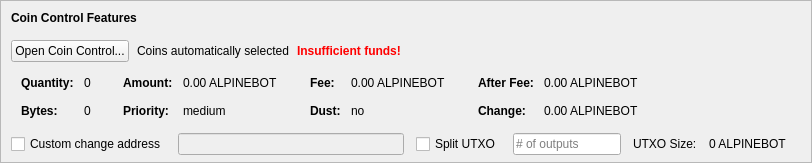
    <widget class="QFrame" name="frameCoinControl">
     <property name="sizePolicy">
      <sizepolicy hsizetype="Expanding" vsizetype="Expanding">
       <horstretch>0</horstretch>
       <verstretch>0</verstretch>
      </sizepolicy>
     </property>
     <property name="maximumSize">
      <size>
       <width>16777215</width>
       <height>16777215</height>
      </size>
     </property>
     <property name="frameShape">
      <enum>QFrame::StyledPanel</enum>
     </property>
     <property name="frameShadow">
      <enum>QFrame::Sunken</enum>
     </property>
     <layout class="QVBoxLayout" name="verticalLayoutCoinControl2">
      <property name="spacing">
       <number>0</number>
      </property>
      <property name="leftMargin">
       <number>0</number>
      </property>
      <property name="topMargin">
       <number>0</number>
      </property>
      <property name="rightMargin">
       <number>0</number>
      </property>
      <property name="bottomMargin">
       <number>6</number>
      </property>
      <item>
       <layout class="QVBoxLayout" name="verticalLayoutCoinControl" stretch="0,0,0,0,1">
        <property name="spacing">
         <number>0</number>
        </property>
        <property name="leftMargin">
         <number>10</number>
        </property>
        <property name="topMargin">
         <number>10</number>
        </property>
        <item>
         <layout class="QHBoxLayout" name="horizontalLayoutCoinControl1">
          <property name="bottomMargin">
           <number>15</number>
          </property>
          <item>
           <widget class="QLabel" name="labelCoinControlFeatures">
            <property name="sizePolicy">
             <sizepolicy hsizetype="Preferred" vsizetype="Maximum">
              <horstretch>0</horstretch>
              <verstretch>0</verstretch>
             </sizepolicy>
            </property>
            <property name="font">
             <font>
              <weight>75</weight>
              <bold>true</bold>
             </font>
            </property>
            <property name="styleSheet">
             <string notr="true">font-weight:bold;</string>
            </property>
            <property name="text">
             <string>Coin Control Features</string>
            </property>
           </widget>
          </item>
         </layout>
        </item>
        <item>
         <layout class="QHBoxLayout" name="horizontalLayoutCoinControl2" stretch="0,0,0,0">
          <property name="spacing">
           <number>8</number>
          </property>
          <property name="bottomMargin">
           <number>10</number>
          </property>
          <item>
           <widget class="QPushButton" name="pushButtonCoinControl">
            <property name="styleSheet">
             <string notr="true"/>
            </property>
            <property name="text">
             <string>Open Coin Control...</string>
            </property>
            <property name="autoDefault">
             <bool>false</bool>
            </property>
           </widget>
          </item>
          <item>
           <widget class="QLabel" name="labelCoinControlAutomaticallySelected">
            <property name="text">
             <string>Coins automatically selected</string>
            </property>
            <property name="margin">
             <number>5</number>
            </property>
           </widget>
          </item>
          <item>
           <widget class="QLabel" name="labelCoinControlInsuffFunds">
            <property name="font">
             <font>
              <weight>75</weight>
              <bold>true</bold>
             </font>
            </property>
            <property name="styleSheet">
             <string notr="true">color:red;font-weight:bold;</string>
            </property>
            <property name="text">
             <string>Insufficient funds!</string>
            </property>
            <property name="margin">
             <number>5</number>
            </property>
           </widget>
          </item>
          <item>
           <spacer name="horizontalSpacerCoinControl">
            <property name="orientation">
             <enum>Qt::Horizontal</enum>
            </property>
            <property name="sizeHint" stdset="0">
             <size>
              <width>40</width>
              <height>1</height>
             </size>
            </property>
           </spacer>
          </item>
         </layout>
        </item>
        <item>
         <widget class="QWidget" name="widgetCoinControl" native="true">
          <property name="sizePolicy">
           <sizepolicy hsizetype="Preferred" vsizetype="Preferred">
            <horstretch>0</horstretch>
            <verstretch>0</verstretch>
           </sizepolicy>
          </property>
          <property name="minimumSize">
           <size>
            <width>0</width>
            <height>0</height>
           </size>
          </property>
          <property name="styleSheet">
           <string notr="true"/>
          </property>
          <layout class="QHBoxLayout" name="horizontalLayoutCoinControl5">
           <property name="leftMargin">
            <number>0</number>
           </property>
           <property name="topMargin">
            <number>0</number>
           </property>
           <property name="rightMargin">
            <number>0</number>
           </property>
           <property name="bottomMargin">
            <number>0</number>
           </property>
           <item>
            <layout class="QHBoxLayout" name="horizontalLayoutCoinControl3" stretch="0,0,0,1">
             <property name="spacing">
              <number>20</number>
             </property>
             <property name="topMargin">
              <number>0</number>
             </property>
             <property name="bottomMargin">
              <number>10</number>
             </property>
             <item>
              <layout class="QFormLayout" name="formLayoutCoinControl1">
               <property name="horizontalSpacing">
                <number>10</number>
               </property>
               <property name="verticalSpacing">
                <number>14</number>
               </property>
               <property name="leftMargin">
                <number>10</number>
               </property>
               <property name="topMargin">
                <number>4</number>
               </property>
               <property name="rightMargin">
                <number>6</number>
               </property>
               <item row="0" column="0">
                <widget class="QLabel" name="labelCoinControlQuantityText">
                 <property name="font">
                  <font>
                   <weight>75</weight>
                   <bold>true</bold>
                  </font>
                 </property>
                 <property name="text">
                  <string>Quantity:</string>
                 </property>
                 <property name="margin">
                  <number>0</number>
                 </property>
                </widget>
               </item>
               <item row="0" column="1">
                <widget class="QLabel" name="labelCoinControlQuantity">
                 <property name="cursor">
                  <cursorShape>IBeamCursor</cursorShape>
                 </property>
                 <property name="contextMenuPolicy">
                  <enum>Qt::ActionsContextMenu</enum>
                 </property>
                 <property name="text">
                  <string notr="true">0</string>
                 </property>
                 <property name="margin">
                  <number>0</number>
                 </property>
                 <property name="textInteractionFlags">
                  <set>Qt::LinksAccessibleByMouse|Qt::TextSelectableByKeyboard|Qt::TextSelectableByMouse</set>
                 </property>
                </widget>
               </item>
               <item row="1" column="0">
                <widget class="QLabel" name="labelCoinControlBytesText">
                 <property name="font">
                  <font>
                   <weight>75</weight>
                   <bold>true</bold>
                  </font>
                 </property>
                 <property name="text">
                  <string>Bytes:</string>
                 </property>
                </widget>
               </item>
               <item row="1" column="1">
                <widget class="QLabel" name="labelCoinControlBytes">
                 <property name="cursor">
                  <cursorShape>IBeamCursor</cursorShape>
                 </property>
                 <property name="contextMenuPolicy">
                  <enum>Qt::ActionsContextMenu</enum>
                 </property>
                 <property name="text">
                  <string notr="true">0</string>
                 </property>
                 <property name="textInteractionFlags">
                  <set>Qt::LinksAccessibleByMouse|Qt::TextSelectableByKeyboard|Qt::TextSelectableByMouse</set>
                 </property>
                </widget>
               </item>
              </layout>
             </item>
             <item>
              <layout class="QFormLayout" name="formLayoutCoinControl2">
               <property name="horizontalSpacing">
                <number>10</number>
               </property>
               <property name="verticalSpacing">
                <number>14</number>
               </property>
               <property name="leftMargin">
                <number>6</number>
               </property>
               <property name="topMargin">
                <number>4</number>
               </property>
               <property name="rightMargin">
                <number>6</number>
               </property>
               <item row="0" column="0">
                <widget class="QLabel" name="labelCoinControlAmountText">
                 <property name="font">
                  <font>
                   <weight>75</weight>
                   <bold>true</bold>
                  </font>
                 </property>
                 <property name="text">
                  <string>Amount:</string>
                 </property>
                 <property name="margin">
                  <number>0</number>
                 </property>
                </widget>
               </item>
               <item row="0" column="1">
                <widget class="QLabel" name="labelCoinControlAmount">
                 <property name="cursor">
                  <cursorShape>IBeamCursor</cursorShape>
                 </property>
                 <property name="contextMenuPolicy">
                  <enum>Qt::ActionsContextMenu</enum>
                 </property>
                 <property name="text">
                  <string notr="true">0.00 ALPINEBOT</string>
                 </property>
                 <property name="textInteractionFlags">
                  <set>Qt::LinksAccessibleByMouse|Qt::TextSelectableByKeyboard|Qt::TextSelectableByMouse</set>
                 </property>
                </widget>
               </item>
               <item row="1" column="0">
                <widget class="QLabel" name="labelCoinControlPriorityText">
                 <property name="font">
                  <font>
                   <weight>75</weight>
                   <bold>true</bold>
                  </font>
                 </property>
                 <property name="text">
                  <string>Priority:</string>
                 </property>
                </widget>
               </item>
               <item row="1" column="1">
                <widget class="QLabel" name="labelCoinControlPriority">
                 <property name="cursor">
                  <cursorShape>IBeamCursor</cursorShape>
                 </property>
                 <property name="contextMenuPolicy">
                  <enum>Qt::ActionsContextMenu</enum>
                 </property>
                 <property name="text">
                  <string>medium</string>
                 </property>
                 <property name="textInteractionFlags">
                  <set>Qt::LinksAccessibleByMouse|Qt::TextSelectableByKeyboard|Qt::TextSelectableByMouse</set>
                 </property>
                </widget>
               </item>
              </layout>
             </item>
             <item>
              <layout class="QFormLayout" name="formLayoutCoinControl3">
               <property name="horizontalSpacing">
                <number>10</number>
               </property>
               <property name="verticalSpacing">
                <number>14</number>
               </property>
               <property name="leftMargin">
                <number>6</number>
               </property>
               <property name="topMargin">
                <number>4</number>
               </property>
               <property name="rightMargin">
                <number>6</number>
               </property>
               <item row="0" column="0">
                <widget class="QLabel" name="labelCoinControlFeeText">
                 <property name="font">
                  <font>
                   <weight>75</weight>
                   <bold>true</bold>
                  </font>
                 </property>
                 <property name="text">
                  <string>Fee:</string>
                 </property>
                 <property name="margin">
                  <number>0</number>
                 </property>
                </widget>
               </item>
               <item row="0" column="1">
                <widget class="QLabel" name="labelCoinControlFee">
                 <property name="cursor">
                  <cursorShape>IBeamCursor</cursorShape>
                 </property>
                 <property name="contextMenuPolicy">
                  <enum>Qt::ActionsContextMenu</enum>
                 </property>
                 <property name="text">
                  <string notr="true">0.00 ALPINEBOT</string>
                 </property>
                 <property name="textInteractionFlags">
                  <set>Qt::LinksAccessibleByMouse|Qt::TextSelectableByKeyboard|Qt::TextSelectableByMouse</set>
                 </property>
                </widget>
               </item>
               <item row="1" column="0">
                <widget class="QLabel" name="labelCoinControlLowOutputText">
                 <property name="font">
                  <font>
                   <weight>75</weight>
                   <bold>true</bold>
                  </font>
                 </property>
                 <property name="text">
                  <string>Dust:</string>
                 </property>
                </widget>
               </item>
               <item row="1" column="1">
                <widget class="QLabel" name="labelCoinControlLowOutput">
                 <property name="cursor">
                  <cursorShape>IBeamCursor</cursorShape>
                 </property>
                 <property name="contextMenuPolicy">
                  <enum>Qt::ActionsContextMenu</enum>
                 </property>
                 <property name="text">
                  <string>no</string>
                 </property>
                 <property name="textInteractionFlags">
                  <set>Qt::LinksAccessibleByMouse|Qt::TextSelectableByKeyboard|Qt::TextSelectableByMouse</set>
                 </property>
                </widget>
               </item>
              </layout>
             </item>
             <item>
              <layout class="QFormLayout" name="formLayoutCoinControl4">
               <property name="horizontalSpacing">
                <number>10</number>
               </property>
               <property name="verticalSpacing">
                <number>14</number>
               </property>
               <property name="leftMargin">
                <number>6</number>
               </property>
               <property name="topMargin">
                <number>4</number>
               </property>
               <property name="rightMargin">
                <number>6</number>
               </property>
               <item row="0" column="0">
                <widget class="QLabel" name="labelCoinControlAfterFeeText">
                 <property name="font">
                  <font>
                   <weight>75</weight>
                   <bold>true</bold>
                  </font>
                 </property>
                 <property name="text">
                  <string>After Fee:</string>
                 </property>
                 <property name="margin">
                  <number>0</number>
                 </property>
                </widget>
               </item>
               <item row="0" column="1">
                <widget class="QLabel" name="labelCoinControlAfterFee">
                 <property name="cursor">
                  <cursorShape>IBeamCursor</cursorShape>
                 </property>
                 <property name="contextMenuPolicy">
                  <enum>Qt::ActionsContextMenu</enum>
                 </property>
                 <property name="text">
                  <string notr="true">0.00 ALPINEBOT</string>
                 </property>
                 <property name="textInteractionFlags">
                  <set>Qt::LinksAccessibleByMouse|Qt::TextSelectableByKeyboard|Qt::TextSelectableByMouse</set>
                 </property>
                </widget>
               </item>
               <item row="1" column="0">
                <widget class="QLabel" name="labelCoinControlChangeText">
                 <property name="font">
                  <font>
                   <weight>75</weight>
                   <bold>true</bold>
                  </font>
                 </property>
                 <property name="text">
                  <string>Change:</string>
                 </property>
                </widget>
               </item>
               <item row="1" column="1">
                <widget class="QLabel" name="labelCoinControlChange">
                 <property name="cursor">
                  <cursorShape>IBeamCursor</cursorShape>
                 </property>
                 <property name="contextMenuPolicy">
                  <enum>Qt::ActionsContextMenu</enum>
                 </property>
                 <property name="text">
                  <string notr="true">0.00 ALPINEBOT</string>
                 </property>
                 <property name="textInteractionFlags">
                  <set>Qt::LinksAccessibleByMouse|Qt::TextSelectableByKeyboard|Qt::TextSelectableByMouse</set>
                 </property>
                </widget>
               </item>
              </layout>
             </item>
            </layout>
           </item>
          </layout>
         </widget>
        </item>
        <item>
         <layout class="QHBoxLayout" name="horizontalLayoutCoinControl4" stretch="0,0,0,0,0,0,0">
          <property name="spacing">
           <number>12</number>
          </property>
          <property name="sizeConstraint">
           <enum>QLayout::SetDefaultConstraint</enum>
          </property>
          <property name="topMargin">
           <number>5</number>
          </property>
          <property name="rightMargin">
           <number>5</number>
          </property>
          <item>
           <widget class="QCheckBox" name="checkBoxCoinControlChange">
            <property name="toolTip">
             <string>If this is activated, but the change address is empty or invalid, change will be sent to a newly generated address.</string>
            </property>
            <property name="text">
             <string>Custom change address</string>
            </property>
           </widget>
          </item>
          <item>
           <widget class="QValidatedLineEdit" name="lineEditCoinControlChange">
            <property name="enabled">
             <bool>false</bool>
            </property>
            <property name="sizePolicy">
             <sizepolicy hsizetype="Expanding" vsizetype="Fixed">
              <horstretch>0</horstretch>
              <verstretch>0</verstretch>
             </sizepolicy>
            </property>
           </widget>
          </item>
          <item>
           <widget class="QCheckBox" name="splitBlockCheckBox">
            <property name="text">
             <string>Split UTXO</string>
            </property>
           </widget>
          </item>
          <item>
           <widget class="QLineEdit" name="splitBlockLineEdit">
            <property name="sizePolicy">
             <sizepolicy hsizetype="Fixed" vsizetype="Fixed">
              <horstretch>50</horstretch>
              <verstretch>0</verstretch>
             </sizepolicy>
            </property>
            <property name="placeholderText">
             <string># of outputs</string>
            </property>
           </widget>
          </item>
          <item>
           <widget class="QLabel" name="labelBlockSizeText">
            <property name="text">
             <string>UTXO Size:</string>
            </property>
           </widget>
          </item>
          <item>
           <widget class="QLabel" name="labelBlockSize">
            <property name="text">
             <string>0 ALPINEBOT</string>
            </property>
           </widget>
          </item>
          <item>
           <widget class="QLabel" name="labelCoinControlChangeLabel">
            <property name="sizePolicy">
             <sizepolicy hsizetype="Preferred" vsizetype="Expanding">
              <horstretch>0</horstretch>
              <verstretch>0</verstretch>
             </sizepolicy>
            </property>
            <property name="minimumSize">
             <size>
              <width>0</width>
              <height>0</height>
             </size>
            </property>
            <property name="text">
             <string/>
            </property>
            <property name="margin">
             <number>3</number>
            </property>
           </widget>
          </item>
         </layout>
        </item>
        <item>
         <spacer name="verticalSpacerCoinControl">
          <property name="orientation">
           <enum>Qt::Vertical</enum>
          </property>
          <property name="sizeHint" stdset="0">
           <size>
            <width>800</width>
            <height>1</height>
           </size>
          </property>
         </spacer>
        </item>
       </layout>
      </item>
     </layout>
    </widget>
